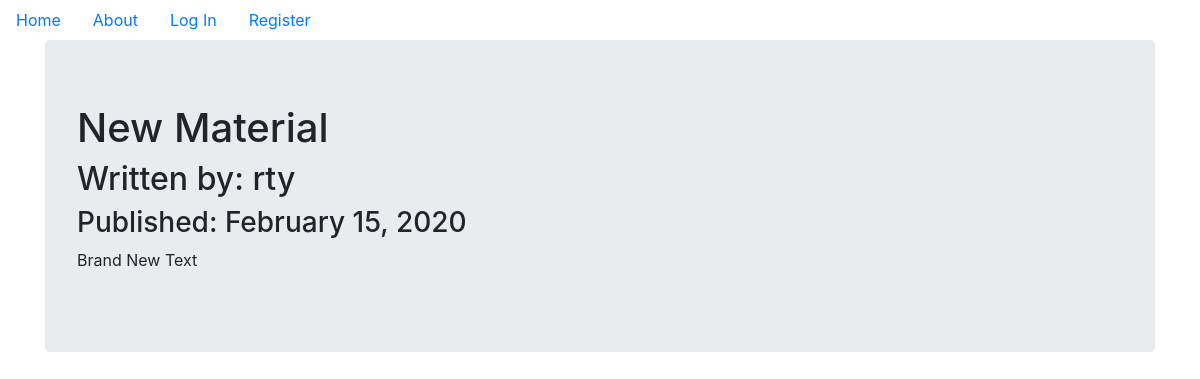
The page /1 on the database its author committed.
### puppycompanyblog/models.py (models this page shows, shortened)
class BlogPost(db.Model):
    users = db.relationship(User)
    id = db.Column(db.Integer,primary_key=True)
    user_id = db.Column(db.Integer,db.ForeignKey('users.id'),nullable=False)
    date = db.Column(db.DateTime,nullable=False,default=datetime.utcnow)
    title = db.Column(db.String(140),nullable=False)
    text = db.Column(db.Text,nullable=False)

class User(db.Model,UserMixin):
    __tablename__ = 'users'
    id = db.Column(db.Integer,primary_key=True)
    profile_image = db.Column(db.String(64),nullable=False,default='default_profile.png')
    email = db.Column(db.String(64),unique=True,index=True)
    username = db.Column(db.String(64),unique=True,index=True)
    password_hash = db.Column(db.String(128))
    posts = db.relationship('BlogPost',backref='author',lazy=True)

### puppycompanyblog/users/views.py (the view)
@users.route("/<username>")
def user_posts(username):
    page = request.args.get('page', 1, type=int)
    user = User.query.filter_by(username=username).first_or_404()#either grab that user page or return 404
    blog_posts = BlogPost.query.filter_by(author=user).order_by(BlogPost.date.desc()).paginate(page=page, per_page=5)
    return render_template('user_blog_posts.html', blog_posts=blog_posts, user=user)

### puppycompanyblog/blog_posts/views.py (called while the page is built)
@blog_posts.route('/<int:blog_post_id>')#<...> is used so that users can enter the /post id, and int is integer
def blog_post(blog_post_id):
    blog_post = BlogPost.query.get_or_404(blog_post_id)#inorder to successfully query we use int in route so it will look for an integer rather than string
    return render_template("blog_post.html", title=blog_post.title,
                            date=blog_post.date, post=blog_post, author=blog_post.author)

### puppycompanyblog/templates/blog_post.html (shortened to what this page needs)
{% extends "base.html" %}
{% block content %}
<div class="jumbotron">
  <h1>{{title}}</h1>
  <h2>Written by: {{author.username}}</h2>
  <h3>Published: {{post.date.strftime('%B %d, %Y')}}</h3>
  <p>{{post.text}}</p>
</div>
{% endblock %}

### rows shown on the page
BlogPost: title "New Material", date "February 15, 2020", text "Brand New Text"
User: username "rty"
